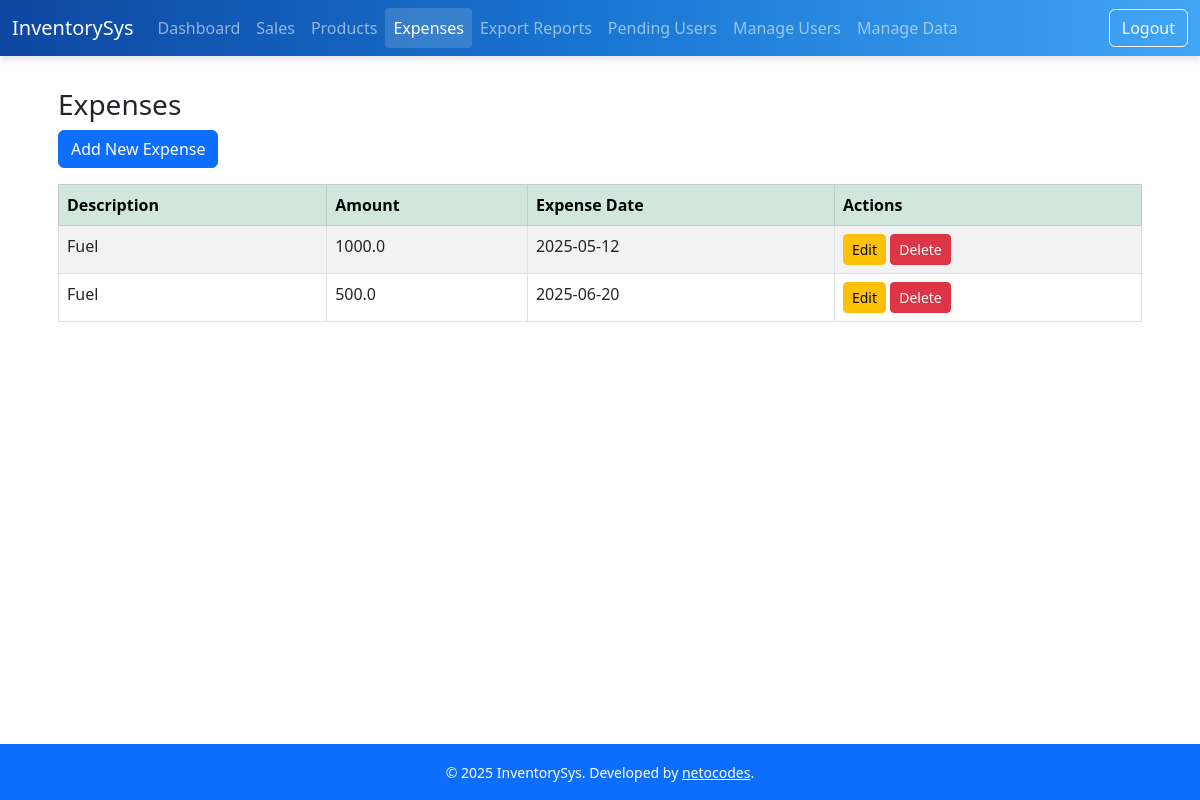
The app's page /expenses (signed in) with its own data.
### models.py (models this page shows)
class Expense(db.Model):
    id = db.Column(db.Integer, primary_key=True)
    uuid = db.Column(db.String(36), unique=True, default=lambda: str(uuid.uuid4()))
    description = db.Column(db.String(200), nullable=False)
    amount = db.Column(db.Float, nullable=False)
    expense_date = db.Column(db.DateTime, nullable=False)
    timestamp = db.Column(db.DateTime, default=datetime.utcnow)
    last_modified = db.Column(db.DateTime, default=datetime.utcnow, onupdate=datetime.utcnow)
    synced = db.Column(db.Boolean, default=False)

### routes/expenses.py (the view, shortened to what this page needs)
@bp.route('/expenses', methods=['GET', 'POST'])
def expenses():
    expenses = Expense.query.all()
    return render_template('expenses.html', expenses=expenses)

### app.py (called while the page is built)
@login_manager.user_loader
def load_user(user_id):
    return User.query.get(int(user_id))

### models.py (called while the page is built)
    def is_admin(self):
        return self.role == 'admin'

### templates/expenses.html (shortened to what this page needs)
{% extends "base.html" %}
{% block content %}
<div class="container mt-1">
  <h3>Expenses</h3>
<div class="d-grid gap-2 d-md-flex justify-content-md-start mb-3">
    <a href="{{ url_for('expense.record_expense') }}" class="btn btn-primary me-md-2">Add New Expense</a>
</div>
  {% if expenses %}
  <div class="table-responsive">
      <table id="sales-table" class="table table-bordered table-striped nowrap" style="width:100%">
      <thead class="table-success">
      <tr>
        <th>Description</th>
        <th>Amount</th>
        <th>Expense Date</th>
        <th>Actions</th>
      </tr>
    </thead>
    <tbody>
      {% for expense in expenses %}
      <tr>
        <td>{{ expense.description }}</td>
        <td>{{ expense.amount | float | round(2) }}</td>
        <td>{{ expense.expense_date.strftime('%Y-%m-%d') }}</td>
        <td>
          <a href="{{ url_for('expense.edit_expense', expense_id=expense.id) }}" class="btn btn-sm btn-warning">Edit</a>
          <form method="POST" action="{{ url_for('expense.delete_expense', expense_id=expense.id) }}" style="display:inline;">
            <button type="submit" class="btn btn-sm btn-danger"
                    onclick="return confirm('Are you sure you want to delete this expense?');">Delete</button>
          </form>
        </td>
      </tr>
      {% endfor %}
    </tbody>
  </table>
  {% else %}
  <p>No expenses recorded yet.</p>
  {% endif %}
</div>
{% endblock %}

### records on screen
Expense: description "Fuel", amount "1000.0", expense_date "2025-05-12"
Expense: description "Fuel", amount "500.0", expense_date "2025-06-20"

### other values on screen
{{ current_year or 2025 }} "2025"
